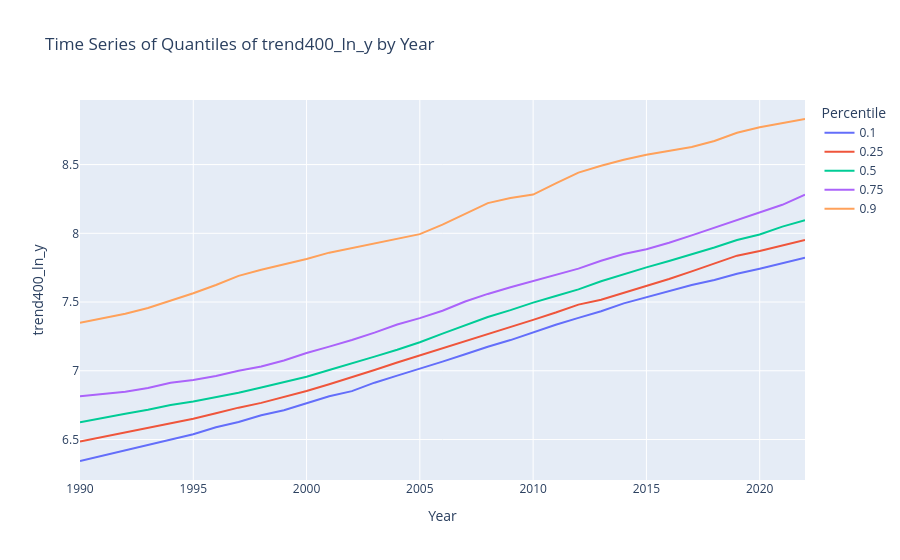

Notebook code for this chart:
### Code cell
# Calculate quantiles by year
yearly_quantiles = df.groupby('year')['trend400_ln_y'].quantile([0.1, 0.25, 0.5, 0.75, 0.9]).unstack()

# Melt the DataFrame to long format
yearly_quantiles_long = yearly_quantiles.reset_index().melt(id_vars='year', var_name='quantile', value_name='trend400_ln_y_value')

fig = px.line(yearly_quantiles_long, x='year', y='trend400_ln_y_value', color='quantile',
              labels={'quantile': 'Percentile', 'trend400_ln_y_value': 'trend400_ln_y'},
              title='Time Series of Quantiles of trend400_ln_y by Year')

fig.update_layout(xaxis_title='Year', yaxis_title='trend400_ln_y')

fig.show()

### Figure 1 — Plotly figure (JSON) as saved in the notebook; plotly's stock layout.template omitted (floating-point values rounded to 4 significant figures)
{"data": [{"hovertemplate": "Percentile=0.1<br>year=%{x}<br>trend400_ln_y=%{y}<extra></extra>", "legendgroup": "0.1", "line": {"color": "#636efa", "dash": "solid"}, "marker": {"symbol": "circle"}, "mode": "lines", "name": "0.1", "orientation": "v", "showlegend": true, "type": "scatter", "x": [1990, 1991, 1992, 1993, 1994, 1995, 1996, 1997, 1998, 1999, 2000, 2001, 2002, 2003, 2004, 2005, 2006, 2007, 2008, 2009, 2010, 2011, 2012, 2013, 2014, 2015, 2016, 2017, 2018, 2019, 2020, 2021, 2022], "xaxis": "x", "y": [6.344, 6.383, 6.421, 6.46, 6.503, 6.539, 6.589, 6.627, 6.676, 6.713, 6.763, 6.814, 6.852, 6.913, 6.964, 7.018, 7.066, 7.12, 7.175, 7.223, 7.28, 7.335, 7.385, 7.433, 7.491, 7.536, 7.582, 7.624, 7.661, 7.705, 7.742, 7.784, 7.822], "yaxis": "y"}, {"hovertemplate": "Percentile=0.25<br>year=%{x}<br>trend400_ln_y=%{y}<extra></extra>", "legendgroup": "0.25", "line": {"color": "#EF553B", "dash": "solid"}, "marker": {"symbol": "circle"}, "mode": "lines", "name": "0.25", "orientation": "v", "showlegend": true, "type": "scatter", "x": [1990, 1991, 1992, 1993, 1994, 1995, 1996, 1997, 1998, 1999, 2000, 2001, 2002, 2003, 2004, 2005, 2006, 2007, 2008, 2009, 2010, 2011, 2012, 2013, 2014, 2015, 2016, 2017, 2018, 2019, 2020, 2021, 2022], "xaxis": "x", "y": [6.486, 6.519, 6.553, 6.581, 6.615, 6.651, 6.691, 6.732, 6.766, 6.809, 6.852, 6.902, 6.953, 7.006, 7.06, 7.112, 7.159, 7.215, 7.265, 7.315, 7.37, 7.423, 7.481, 7.517, 7.567, 7.62, 7.668, 7.723, 7.779, 7.837, 7.872, 7.913, 7.951], "yaxis": "y"}, {"hovertemplate": "Percentile=0.5<br>year=%{x}<br>trend400_ln_y=%{y}<extra></extra>", "legendgroup": "0.5", "line": {"color": "#00cc96", "dash": "solid"}, "marker": {"symbol": "circle"}, "mode": "lines", "name": "0.5", "orientation": "v", "showlegend": true, "type": "scatter", "x": [1990, 1991, 1992, 1993, 1994, 1995, 1996, 1997, 1998, 1999, 2000, 2001, 2002, 2003, 2004, 2005, 2006, 2007, 2008, 2009, 2010, 2011, 2012, 2013, 2014, 2015, 2016, 2017, 2018, 2019, 2020, 2021, 2022], "xaxis": "x", "y": [6.625, 6.658, 6.687, 6.717, 6.751, 6.776, 6.807, 6.839, 6.879, 6.918, 6.957, 7.005, 7.052, 7.103, 7.153, 7.208, 7.27, 7.332, 7.391, 7.441, 7.495, 7.543, 7.592, 7.651, 7.703, 7.752, 7.799, 7.847, 7.897, 7.951, 7.992, 8.048, 8.095], "yaxis": "y"}, {"hovertemplate": "Percentile=0.75<br>year=%{x}<br>trend400_ln_y=%{y}<extra></extra>", "legendgroup": "0.75", "line": {"color": "#ab63fa", "dash": "solid"}, "marker": {"symbol": "circle"}, "mode": "lines", "name": "0.75", "orientation": "v", "showlegend": true, "type": "scatter", "x": [1990, 1991, 1992, 1993, 1994, 1995, 1996, 1997, 1998, 1999, 2000, 2001, 2002, 2003, 2004, 2005, 2006, 2007, 2008, 2009, 2010, 2011, 2012, 2013, 2014, 2015, 2016, 2017, 2018, 2019, 2020, 2021, 2022], "xaxis": "x", "y": [6.814, 6.83, 6.847, 6.875, 6.913, 6.933, 6.962, 7.0, 7.03, 7.075, 7.129, 7.176, 7.223, 7.277, 7.337, 7.383, 7.437, 7.504, 7.559, 7.607, 7.652, 7.699, 7.743, 7.8, 7.849, 7.884, 7.931, 7.985, 8.04, 8.096, 8.149, 8.207, 8.281], "yaxis": "y"}, {"hovertemplate": "Percentile=0.9<br>year=%{x}<br>trend400_ln_y=%{y}<extra></extra>", "legendgroup": "0.9", "line": {"color": "#FFA15A", "dash": "solid"}, "marker": {"symbol": "circle"}, "mode": "lines", "name": "0.9", "orientation": "v", "showlegend": true, "type": "scatter", "x": [1990, 1991, 1992, 1993, 1994, 1995, 1996, 1997, 1998, 1999, 2000, 2001, 2002, 2003, 2004, 2005, 2006, 2007, 2008, 2009, 2010, 2011, 2012, 2013, 2014, 2015, 2016, 2017, 2018, 2019, 2020, 2021, 2022], "xaxis": "x", "y": [7.349, 7.38, 7.415, 7.456, 7.508, 7.564, 7.624, 7.69, 7.735, 7.772, 7.814, 7.859, 7.893, 7.927, 7.96, 7.994, 8.064, 8.144, 8.22, 8.257, 8.282, 8.363, 8.442, 8.492, 8.536, 8.571, 8.602, 8.628, 8.672, 8.732, 8.771, 8.801, 8.832], "yaxis": "y"}], "layout": {"legend": {"title": {"text": "Percentile"}, "tracegroupgap": 0}, "title": {"text": "Time Series of Quantiles of trend400_ln_y by Year"}, "xaxis": {"anchor": "y", "domain": [0.0, 1.0], "title": {"text": "Year"}}, "yaxis": {"anchor": "x", "domain": [0.0, 1.0], "title": {"text": "trend400_ln_y"}}}}
